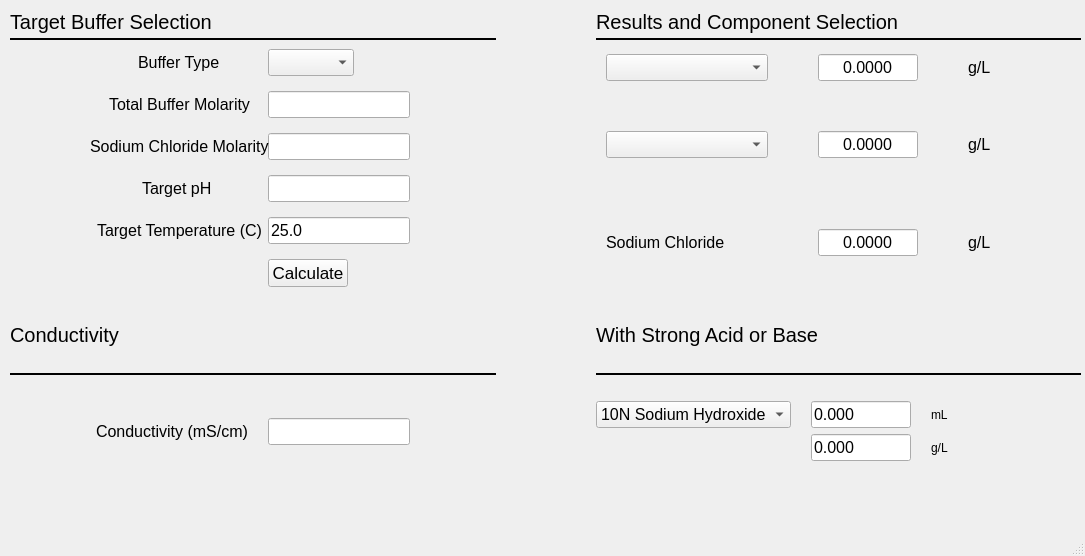
<?xml version="1.0" encoding="UTF-8"?>
<ui version="4.0">
 <class>MainWindow</class>
 <widget class="QMainWindow" name="MainWindow">
  <property name="geometry">
   <rect>
    <x>0</x>
    <y>0</y>
    <width>1085</width>
    <height>556</height>
   </rect>
  </property>
  <property name="windowTitle">
   <string>MainWindow</string>
  </property>
  <widget class="QWidget" name="centralwidget">
   <widget class="QWidget" name="gridLayoutWidget">
    <property name="geometry">
     <rect>
      <x>10</x>
      <y>10</y>
      <width>1071</width>
      <height>451</height>
     </rect>
    </property>
    <layout class="QGridLayout" name="gridLayout" rowstretch="0,0,0,0,0,0,0,0,0" columnstretch="0,0">
     <property name="sizeConstraint">
      <enum>QLayout::SetDefaultConstraint</enum>
     </property>
     <property name="horizontalSpacing">
      <number>100</number>
     </property>
     <property name="verticalSpacing">
      <number>0</number>
     </property>
     <item row="0" column="0">
      <widget class="QLabel" name="label_4">
       <property name="font">
        <font>
         <pointsize>15</pointsize>
        </font>
       </property>
       <property name="frameShape">
        <enum>QFrame::NoFrame</enum>
       </property>
       <property name="frameShadow">
        <enum>QFrame::Raised</enum>
       </property>
       <property name="text">
        <string>Target Buffer Selection</string>
       </property>
      </widget>
     </item>
     <item row="0" column="1">
      <widget class="QLabel" name="label_3">
       <property name="sizePolicy">
        <sizepolicy hsizetype="MinimumExpanding" vsizetype="Fixed">
         <horstretch>0</horstretch>
         <verstretch>0</verstretch>
        </sizepolicy>
       </property>
       <property name="font">
        <font>
         <pointsize>15</pointsize>
        </font>
       </property>
       <property name="text">
        <string>Results and Component Selection</string>
       </property>
       <property name="scaledContents">
        <bool>true</bool>
       </property>
       <property name="alignment">
        <set>Qt::AlignLeading|Qt::AlignLeft|Qt::AlignVCenter</set>
       </property>
      </widget>
     </item>
     <item row="4" column="1">
      <widget class="QLabel" name="label_6">
       <property name="font">
        <font>
         <pointsize>15</pointsize>
        </font>
       </property>
       <property name="frameShape">
        <enum>QFrame::NoFrame</enum>
       </property>
       <property name="frameShadow">
        <enum>QFrame::Raised</enum>
       </property>
       <property name="text">
        <string>With Strong Acid or Base</string>
       </property>
       <property name="scaledContents">
        <bool>true</bool>
       </property>
       <property name="alignment">
        <set>Qt::AlignBottom|Qt::AlignLeading|Qt::AlignLeft</set>
       </property>
      </widget>
     </item>
     <item row="5" column="0">
      <widget class="Line" name="line_3">
       <property name="sizePolicy">
        <sizepolicy hsizetype="Minimum" vsizetype="Preferred">
         <horstretch>0</horstretch>
         <verstretch>0</verstretch>
        </sizepolicy>
       </property>
       <property name="minimumSize">
        <size>
         <width>0</width>
         <height>10</height>
        </size>
       </property>
       <property name="frameShadow">
        <enum>QFrame::Plain</enum>
       </property>
       <property name="lineWidth">
        <number>2</number>
       </property>
       <property name="midLineWidth">
        <number>1</number>
       </property>
       <property name="orientation">
        <enum>Qt::Horizontal</enum>
       </property>
      </widget>
     </item>
     <item row="2" column="1">
      <layout class="QHBoxLayout" name="horizontalLayout">
       <item>
        <layout class="QVBoxLayout" name="verticalLayout" stretch="0,0">
         <property name="leftMargin">
          <number>5</number>
         </property>
         <property name="topMargin">
          <number>5</number>
         </property>
         <property name="rightMargin">
          <number>5</number>
         </property>
         <property name="bottomMargin">
          <number>5</number>
         </property>
         <item>
          <layout class="QGridLayout" name="gridLayout_2" rowstretch="0,0,0,0" columnstretch="0,0">
           <property name="sizeConstraint">
            <enum>QLayout::SetMinimumSize</enum>
           </property>
           <property name="leftMargin">
            <number>5</number>
           </property>
           <property name="topMargin">
            <number>5</number>
           </property>
           <property name="rightMargin">
            <number>5</number>
           </property>
           <property name="bottomMargin">
            <number>5</number>
           </property>
           <property name="spacing">
            <number>50</number>
           </property>
           <item row="0" column="1">
            <layout class="QHBoxLayout" name="horizontalLayout_4" stretch="0,0">
             <item>
              <widget class="QLineEdit" name="haResultBox">
               <property name="sizePolicy">
                <sizepolicy hsizetype="MinimumExpanding" vsizetype="Fixed">
                 <horstretch>0</horstretch>
                 <verstretch>0</verstretch>
                </sizepolicy>
               </property>
               <property name="minimumSize">
                <size>
                 <width>0</width>
                 <height>0</height>
                </size>
               </property>
               <property name="maximumSize">
                <size>
                 <width>100</width>
                 <height>16777215</height>
                </size>
               </property>
               <property name="font">
                <font>
                 <pointsize>12</pointsize>
                </font>
               </property>
               <property name="text">
                <string>0.0000</string>
               </property>
               <property name="maxLength">
                <number>8</number>
               </property>
               <property name="alignment">
                <set>Qt::AlignCenter</set>
               </property>
               <property name="readOnly">
                <bool>true</bool>
               </property>
              </widget>
             </item>
             <item>
              <widget class="QLabel" name="label">
               <property name="sizePolicy">
                <sizepolicy hsizetype="Minimum" vsizetype="Preferred">
                 <horstretch>0</horstretch>
                 <verstretch>0</verstretch>
                </sizepolicy>
               </property>
               <property name="font">
                <font>
                 <pointsize>12</pointsize>
                </font>
               </property>
               <property name="text">
                <string>g/L</string>
               </property>
               <property name="scaledContents">
                <bool>true</bool>
               </property>
              </widget>
             </item>
            </layout>
           </item>
           <item row="1" column="1">
            <layout class="QHBoxLayout" name="horizontalLayout_3" stretch="5,1">
             <property name="sizeConstraint">
              <enum>QLayout::SetMinimumSize</enum>
             </property>
             <item>
              <widget class="QLineEdit" name="aResultBox">
               <property name="sizePolicy">
                <sizepolicy hsizetype="MinimumExpanding" vsizetype="Fixed">
                 <horstretch>0</horstretch>
                 <verstretch>0</verstretch>
                </sizepolicy>
               </property>
               <property name="minimumSize">
                <size>
                 <width>0</width>
                 <height>0</height>
                </size>
               </property>
               <property name="maximumSize">
                <size>
                 <width>100</width>
                 <height>16777215</height>
                </size>
               </property>
               <property name="font">
                <font>
                 <pointsize>12</pointsize>
                </font>
               </property>
               <property name="text">
                <string>0.0000</string>
               </property>
               <property name="maxLength">
                <number>7</number>
               </property>
               <property name="alignment">
                <set>Qt::AlignCenter</set>
               </property>
               <property name="readOnly">
                <bool>true</bool>
               </property>
              </widget>
             </item>
             <item>
              <widget class="QLabel" name="label_2">
               <property name="sizePolicy">
                <sizepolicy hsizetype="Minimum" vsizetype="Preferred">
                 <horstretch>0</horstretch>
                 <verstretch>0</verstretch>
                </sizepolicy>
               </property>
               <property name="font">
                <font>
                 <pointsize>12</pointsize>
                </font>
               </property>
               <property name="text">
                <string>g/L</string>
               </property>
               <property name="scaledContents">
                <bool>true</bool>
               </property>
              </widget>
             </item>
            </layout>
           </item>
           <item row="0" column="0">
            <widget class="QComboBox" name="haChoiceCombo">
             <property name="sizePolicy">
              <sizepolicy hsizetype="Preferred" vsizetype="Fixed">
               <horstretch>0</horstretch>
               <verstretch>0</verstretch>
              </sizepolicy>
             </property>
             <property name="font">
              <font>
               <pointsize>12</pointsize>
              </font>
             </property>
             <property name="currentText">
              <string/>
             </property>
             <property name="placeholderText">
              <string>Acidic Component</string>
             </property>
            </widget>
           </item>
           <item row="1" column="0">
            <widget class="QComboBox" name="aChoiceCombo">
             <property name="font">
              <font>
               <pointsize>12</pointsize>
              </font>
             </property>
             <property name="sizeAdjustPolicy">
              <enum>QComboBox::AdjustToContents</enum>
             </property>
             <property name="placeholderText">
              <string>Basic Component</string>
             </property>
            </widget>
           </item>
           <item row="2" column="1">
            <layout class="QHBoxLayout" name="horizontalLayout_5" stretch="5,1">
             <property name="sizeConstraint">
              <enum>QLayout::SetMinimumSize</enum>
             </property>
             <item>
              <widget class="QLineEdit" name="aResultBox_2">
               <property name="sizePolicy">
                <sizepolicy hsizetype="MinimumExpanding" vsizetype="Fixed">
                 <horstretch>0</horstretch>
                 <verstretch>0</verstretch>
                </sizepolicy>
               </property>
               <property name="minimumSize">
                <size>
                 <width>0</width>
                 <height>0</height>
                </size>
               </property>
               <property name="maximumSize">
                <size>
                 <width>100</width>
                 <height>16777215</height>
                </size>
               </property>
               <property name="font">
                <font>
                 <pointsize>12</pointsize>
                </font>
               </property>
               <property name="text">
                <string>0.0000</string>
               </property>
               <property name="maxLength">
                <number>7</number>
               </property>
               <property name="alignment">
                <set>Qt::AlignCenter</set>
               </property>
               <property name="readOnly">
                <bool>true</bool>
               </property>
              </widget>
             </item>
             <item>
              <widget class="QLabel" name="label_8">
               <property name="sizePolicy">
                <sizepolicy hsizetype="Minimum" vsizetype="Preferred">
                 <horstretch>0</horstretch>
                 <verstretch>0</verstretch>
                </sizepolicy>
               </property>
               <property name="font">
                <font>
                 <pointsize>12</pointsize>
                </font>
               </property>
               <property name="text">
                <string>g/L</string>
               </property>
               <property name="scaledContents">
                <bool>true</bool>
               </property>
              </widget>
             </item>
            </layout>
           </item>
           <item row="2" column="0">
            <widget class="QLabel" name="sodiumChlorideMolarityLabel">
             <property name="font">
              <font>
               <pointsize>12</pointsize>
              </font>
             </property>
             <property name="text">
              <string>Sodium Chloride</string>
             </property>
            </widget>
           </item>
          </layout>
         </item>
         <item>
          <spacer name="horizontalSpacer">
           <property name="orientation">
            <enum>Qt::Horizontal</enum>
           </property>
           <property name="sizeHint" stdset="0">
            <size>
             <width>40</width>
             <height>5</height>
            </size>
           </property>
          </spacer>
         </item>
        </layout>
       </item>
      </layout>
     </item>
     <item row="2" column="0">
      <layout class="QVBoxLayout" name="verticalLayout_2" stretch="0">
       <property name="sizeConstraint">
        <enum>QLayout::SetDefaultConstraint</enum>
       </property>
       <item>
        <layout class="QFormLayout" name="formLayout">
         <property name="sizeConstraint">
          <enum>QLayout::SetDefaultConstraint</enum>
         </property>
         <property name="fieldGrowthPolicy">
          <enum>QFormLayout::ExpandingFieldsGrow</enum>
         </property>
         <property name="labelAlignment">
          <set>Qt::AlignCenter</set>
         </property>
         <property name="formAlignment">
          <set>Qt::AlignCenter</set>
         </property>
         <property name="verticalSpacing">
          <number>15</number>
         </property>
         <property name="topMargin">
          <number>5</number>
         </property>
         <property name="rightMargin">
          <number>5</number>
         </property>
         <property name="bottomMargin">
          <number>5</number>
         </property>
         <item row="0" column="0">
          <widget class="QLabel" name="bufferTypeLabel">
           <property name="font">
            <font>
             <pointsize>12</pointsize>
            </font>
           </property>
           <property name="text">
            <string>Buffer Type</string>
           </property>
          </widget>
         </item>
         <item row="0" column="1">
          <widget class="QComboBox" name="bufferTypeComboBox">
           <property name="font">
            <font>
             <pointsize>12</pointsize>
            </font>
           </property>
           <property name="sizeAdjustPolicy">
            <enum>QComboBox::AdjustToContents</enum>
           </property>
          </widget>
         </item>
         <item row="1" column="0">
          <widget class="QLabel" name="totalBufferMolarityLabel">
           <property name="font">
            <font>
             <pointsize>12</pointsize>
            </font>
           </property>
           <property name="text">
            <string>Total Buffer Molarity</string>
           </property>
          </widget>
         </item>
         <item row="1" column="1">
          <widget class="QLineEdit" name="totalBufferMolarityLineEdit">
           <property name="sizePolicy">
            <sizepolicy hsizetype="Minimum" vsizetype="Fixed">
             <horstretch>0</horstretch>
             <verstretch>0</verstretch>
            </sizepolicy>
           </property>
           <property name="font">
            <font>
             <pointsize>12</pointsize>
            </font>
           </property>
           <property name="inputMethodHints">
            <set>Qt::ImhDigitsOnly</set>
           </property>
          </widget>
         </item>
         <item row="2" column="1">
          <widget class="QLineEdit" name="sodiumChlorideMolarityLineEdit">
           <property name="sizePolicy">
            <sizepolicy hsizetype="Minimum" vsizetype="Fixed">
             <horstretch>0</horstretch>
             <verstretch>0</verstretch>
            </sizepolicy>
           </property>
           <property name="font">
            <font>
             <pointsize>12</pointsize>
            </font>
           </property>
           <property name="inputMethodHints">
            <set>Qt::ImhDigitsOnly</set>
           </property>
          </widget>
         </item>
         <item row="3" column="0">
          <widget class="QLabel" name="targetPHLabel">
           <property name="font">
            <font>
             <pointsize>12</pointsize>
            </font>
           </property>
           <property name="text">
            <string>Target pH </string>
           </property>
          </widget>
         </item>
         <item row="3" column="1">
          <widget class="QLineEdit" name="targetPHLineEdit">
           <property name="sizePolicy">
            <sizepolicy hsizetype="Preferred" vsizetype="Fixed">
             <horstretch>0</horstretch>
             <verstretch>0</verstretch>
            </sizepolicy>
           </property>
           <property name="font">
            <font>
             <pointsize>12</pointsize>
            </font>
           </property>
           <property name="inputMethodHints">
            <set>Qt::ImhDigitsOnly</set>
           </property>
          </widget>
         </item>
         <item row="4" column="0">
          <widget class="QLabel" name="targetTemperatureLabel">
           <property name="font">
            <font>
             <pointsize>12</pointsize>
            </font>
           </property>
           <property name="text">
            <string>Target Temperature (C)</string>
           </property>
          </widget>
         </item>
         <item row="4" column="1">
          <widget class="QLineEdit" name="targetTemperatureLineEdit">
           <property name="sizePolicy">
            <sizepolicy hsizetype="Minimum" vsizetype="Fixed">
             <horstretch>0</horstretch>
             <verstretch>0</verstretch>
            </sizepolicy>
           </property>
           <property name="font">
            <font>
             <pointsize>12</pointsize>
            </font>
           </property>
           <property name="inputMethodHints">
            <set>Qt::ImhDigitsOnly</set>
           </property>
           <property name="text">
            <string>25.0</string>
           </property>
          </widget>
         </item>
         <item row="5" column="1">
          <widget class="QPushButton" name="Calculate">
           <property name="sizePolicy">
            <sizepolicy hsizetype="Fixed" vsizetype="Fixed">
             <horstretch>0</horstretch>
             <verstretch>0</verstretch>
            </sizepolicy>
           </property>
           <property name="minimumSize">
            <size>
             <width>20</width>
             <height>0</height>
            </size>
           </property>
           <property name="maximumSize">
            <size>
             <width>177</width>
             <height>16777215</height>
            </size>
           </property>
           <property name="font">
            <font>
             <pointsize>13</pointsize>
            </font>
           </property>
           <property name="text">
            <string>Calculate</string>
           </property>
           <property name="default">
            <bool>false</bool>
           </property>
           <property name="flat">
            <bool>false</bool>
           </property>
          </widget>
         </item>
         <item row="2" column="0">
          <widget class="QLabel" name="sodiumChlorideMolarityLabel_2">
           <property name="font">
            <font>
             <pointsize>12</pointsize>
            </font>
           </property>
           <property name="text">
            <string>Sodium Chloride Molarity</string>
           </property>
          </widget>
         </item>
        </layout>
       </item>
      </layout>
     </item>
     <item row="1" column="0">
      <widget class="Line" name="line">
       <property name="minimumSize">
        <size>
         <width>0</width>
         <height>10</height>
        </size>
       </property>
       <property name="frameShadow">
        <enum>QFrame::Plain</enum>
       </property>
       <property name="lineWidth">
        <number>2</number>
       </property>
       <property name="midLineWidth">
        <number>1</number>
       </property>
       <property name="orientation">
        <enum>Qt::Horizontal</enum>
       </property>
      </widget>
     </item>
     <item row="1" column="1">
      <widget class="Line" name="line_2">
       <property name="minimumSize">
        <size>
         <width>0</width>
         <height>10</height>
        </size>
       </property>
       <property name="frameShadow">
        <enum>QFrame::Plain</enum>
       </property>
       <property name="lineWidth">
        <number>2</number>
       </property>
       <property name="midLineWidth">
        <number>1</number>
       </property>
       <property name="orientation">
        <enum>Qt::Horizontal</enum>
       </property>
      </widget>
     </item>
     <item row="4" column="0">
      <widget class="QLabel" name="label_5">
       <property name="font">
        <font>
         <pointsize>15</pointsize>
        </font>
       </property>
       <property name="frameShape">
        <enum>QFrame::NoFrame</enum>
       </property>
       <property name="frameShadow">
        <enum>QFrame::Raised</enum>
       </property>
       <property name="text">
        <string>Conductivity</string>
       </property>
       <property name="scaledContents">
        <bool>true</bool>
       </property>
       <property name="alignment">
        <set>Qt::AlignBottom|Qt::AlignLeading|Qt::AlignLeft</set>
       </property>
      </widget>
     </item>
     <item row="6" column="0">
      <layout class="QFormLayout" name="formLayout_2">
       <property name="fieldGrowthPolicy">
        <enum>QFormLayout::FieldsStayAtSizeHint</enum>
       </property>
       <property name="formAlignment">
        <set>Qt::AlignCenter</set>
       </property>
       <property name="horizontalSpacing">
        <number>20</number>
       </property>
       <property name="verticalSpacing">
        <number>0</number>
       </property>
       <property name="leftMargin">
        <number>0</number>
       </property>
       <property name="topMargin">
        <number>0</number>
       </property>
       <property name="rightMargin">
        <number>20</number>
       </property>
       <property name="bottomMargin">
        <number>0</number>
       </property>
       <item row="0" column="0">
        <widget class="QLabel" name="conductivityMSCmLabel">
         <property name="font">
          <font>
           <pointsize>12</pointsize>
          </font>
         </property>
         <property name="text">
          <string>Conductivity (mS/cm)</string>
         </property>
        </widget>
       </item>
       <item row="0" column="1">
        <widget class="QLineEdit" name="conductivityMSCmLineEdit">
         <property name="sizePolicy">
          <sizepolicy hsizetype="MinimumExpanding" vsizetype="Fixed">
           <horstretch>0</horstretch>
           <verstretch>0</verstretch>
          </sizepolicy>
         </property>
         <property name="font">
          <font>
           <pointsize>12</pointsize>
          </font>
         </property>
         <property name="maxLength">
          <number>5</number>
         </property>
         <property name="readOnly">
          <bool>true</bool>
         </property>
        </widget>
       </item>
      </layout>
     </item>
     <item row="5" column="1">
      <widget class="Line" name="line_4">
       <property name="sizePolicy">
        <sizepolicy hsizetype="Minimum" vsizetype="Preferred">
         <horstretch>0</horstretch>
         <verstretch>0</verstretch>
        </sizepolicy>
       </property>
       <property name="minimumSize">
        <size>
         <width>0</width>
         <height>10</height>
        </size>
       </property>
       <property name="frameShadow">
        <enum>QFrame::Plain</enum>
       </property>
       <property name="lineWidth">
        <number>2</number>
       </property>
       <property name="midLineWidth">
        <number>1</number>
       </property>
       <property name="orientation">
        <enum>Qt::Horizontal</enum>
       </property>
      </widget>
     </item>
     <item row="6" column="1">
      <layout class="QGridLayout" name="gridLayout_3">
       <property name="horizontalSpacing">
        <number>20</number>
       </property>
       <property name="verticalSpacing">
        <number>6</number>
       </property>
       <item row="0" column="1">
        <widget class="QLineEdit" name="titrantEdit">
         <property name="sizePolicy">
          <sizepolicy hsizetype="Fixed" vsizetype="Fixed">
           <horstretch>0</horstretch>
           <verstretch>0</verstretch>
          </sizepolicy>
         </property>
         <property name="minimumSize">
          <size>
           <width>100</width>
           <height>0</height>
          </size>
         </property>
         <property name="maximumSize">
          <size>
           <width>100</width>
           <height>16777215</height>
          </size>
         </property>
         <property name="font">
          <font>
           <pointsize>12</pointsize>
          </font>
         </property>
         <property name="inputMethodHints">
          <set>Qt::ImhDigitsOnly</set>
         </property>
         <property name="text">
          <string>0.000</string>
         </property>
        </widget>
       </item>
       <item row="1" column="1">
        <widget class="QLineEdit" name="bufferEdit">
         <property name="sizePolicy">
          <sizepolicy hsizetype="Fixed" vsizetype="Fixed">
           <horstretch>0</horstretch>
           <verstretch>0</verstretch>
          </sizepolicy>
         </property>
         <property name="minimumSize">
          <size>
           <width>100</width>
           <height>0</height>
          </size>
         </property>
         <property name="maximumSize">
          <size>
           <width>50</width>
           <height>16777215</height>
          </size>
         </property>
         <property name="font">
          <font>
           <pointsize>12</pointsize>
          </font>
         </property>
         <property name="inputMethodHints">
          <set>Qt::ImhDigitsOnly</set>
         </property>
         <property name="text">
          <string>0.000</string>
         </property>
        </widget>
       </item>
       <item row="0" column="0">
        <widget class="QComboBox" name="comboBox">
         <property name="sizePolicy">
          <sizepolicy hsizetype="Minimum" vsizetype="Fixed">
           <horstretch>0</horstretch>
           <verstretch>0</verstretch>
          </sizepolicy>
         </property>
         <property name="font">
          <font>
           <pointsize>12</pointsize>
          </font>
         </property>
         <item>
          <property name="text">
           <string>10N Sodium Hydroxide</string>
          </property>
         </item>
         <item>
          <property name="text">
           <string>6N Hydrochloric Acid</string>
          </property>
         </item>
        </widget>
       </item>
       <item row="0" column="2">
        <widget class="QLabel" name="label_7">
         <property name="text">
          <string>mL</string>
         </property>
        </widget>
       </item>
       <item row="1" column="2">
        <widget class="QLabel" name="titratename">
         <property name="text">
          <string>g/L</string>
         </property>
        </widget>
       </item>
       <item row="1" column="0">
        <widget class="QLabel" name="buffercomp">
         <property name="font">
          <font>
           <pointsize>12</pointsize>
          </font>
         </property>
         <property name="text">
          <string/>
         </property>
         <property name="scaledContents">
          <bool>true</bool>
         </property>
        </widget>
       </item>
      </layout>
     </item>
    </layout>
   </widget>
  </widget>
  <widget class="QMenuBar" name="menubar">
   <property name="geometry">
    <rect>
     <x>0</x>
     <y>0</y>
     <width>1085</width>
     <height>21</height>
    </rect>
   </property>
  </widget>
  <widget class="QStatusBar" name="statusbar"/>
 </widget>
 <resources/>
 <connections>
  <connection>
   <sender>haChoiceCombo</sender>
   <signal>currentTextChanged(QString)</signal>
   <receiver>Calculate</receiver>
   <slot>toggle()</slot>
   <hints>
    <hint type="sourcelabel">
     <x>726</x>
     <y>96</y>
    </hint>
    <hint type="destinationlabel">
     <x>288</x>
     <y>343</y>
    </hint>
   </hints>
  </connection>
  <connection>
   <sender>aChoiceCombo</sender>
   <signal>currentTextChanged(QString)</signal>
   <receiver>Calculate</receiver>
   <slot>click()</slot>
   <hints>
    <hint type="sourcelabel">
     <x>734</x>
     <y>157</y>
    </hint>
    <hint type="destinationlabel">
     <x>332</x>
     <y>341</y>
    </hint>
   </hints>
  </connection>
  <connection>
   <sender>bufferTypeComboBox</sender>
   <signal>currentTextChanged(QString)</signal>
   <receiver>conductivityMSCmLineEdit</receiver>
   <slot>clear()</slot>
   <hints>
    <hint type="sourcelabel">
     <x>296</x>
     <y>98</y>
    </hint>
    <hint type="destinationlabel">
     <x>334</x>
     <y>448</y>
    </hint>
   </hints>
  </connection>
  <connection>
   <sender>bufferTypeComboBox</sender>
   <signal>currentTextChanged(QString)</signal>
   <receiver>haResultBox</receiver>
   <slot>clear()</slot>
   <hints>
    <hint type="sourcelabel">
     <x>303</x>
     <y>101</y>
    </hint>
    <hint type="destinationlabel">
     <x>895</x>
     <y>90</y>
    </hint>
   </hints>
  </connection>
  <connection>
   <sender>bufferTypeComboBox</sender>
   <signal>currentTextChanged(QString)</signal>
   <receiver>aResultBox</receiver>
   <slot>clear()</slot>
   <hints>
    <hint type="sourcelabel">
     <x>277</x>
     <y>92</y>
    </hint>
    <hint type="destinationlabel">
     <x>890</x>
     <y>167</y>
    </hint>
   </hints>
  </connection>
  <connection>
   <sender>comboBox</sender>
   <signal>currentTextChanged(QString)</signal>
   <receiver>Calculate</receiver>
   <slot>click()</slot>
   <hints>
    <hint type="sourcelabel">
     <x>673</x>
     <y>438</y>
    </hint>
    <hint type="destinationlabel">
     <x>315</x>
     <y>353</y>
    </hint>
   </hints>
  </connection>
 </connections>
</ui>
